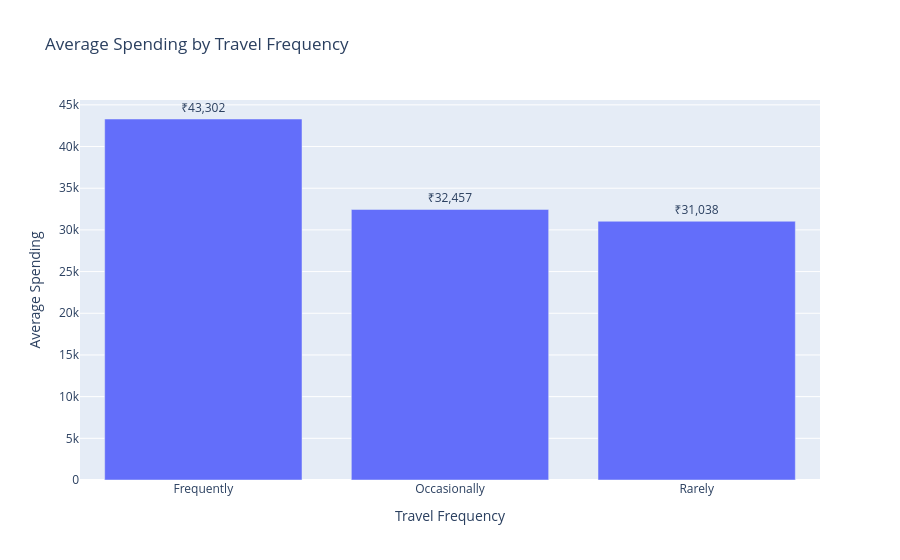

Notebook cell for this chart:
### Code cell
frequency_spending = (
    df.groupby("Travel_Frequency")["Total_Spending"]
      .mean()
      .sort_values(ascending=False)
      .reset_index()
)
frequency_spending.columns = ["Travel Frequency", "Average Spending"]
fig = px.bar(frequency_spending, x="Travel Frequency", y="Average Spending",
             title="Average Spending by Travel Frequency", text="Average Spending")
fig.update_traces(texttemplate="₹%{text:,.0f}", textposition="outside")
fig.show()

### Figure 1 — Plotly figure (JSON) as saved in the notebook; plotly's stock layout.template omitted (floating-point values rounded to 4 significant figures)
{"data": [{"hovertemplate": "Travel Frequency=%{x}<br>Average Spending=%{text}<extra></extra>", "legendgroup": "", "marker": {"color": "#636efa", "pattern": {"shape": ""}}, "name": "", "orientation": "v", "showlegend": false, "text": [43300.0, 32460.0, 31040.0], "textposition": "outside", "texttemplate": "₹%{text:,.0f}", "type": "bar", "x": ["Frequently", "Occasionally", "Rarely"], "xaxis": "x", "y": [43300.0, 32460.0, 31040.0], "yaxis": "y"}], "layout": {"barmode": "relative", "legend": {"tracegroupgap": 0}, "title": {"text": "Average Spending by Travel Frequency"}, "xaxis": {"anchor": "y", "domain": [0.0, 1.0], "title": {"text": "Travel Frequency"}}, "yaxis": {"anchor": "x", "domain": [0.0, 1.0], "title": {"text": "Average Spending"}}}}
